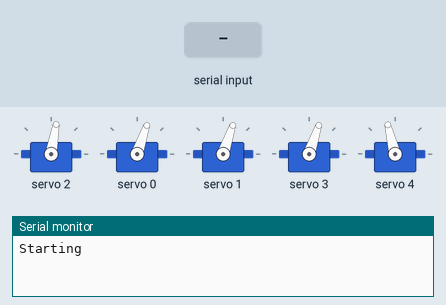
Recording of a sketch running on a simulated Arduino Uno, built with avr-gcc and run on an emulated ATmega328P. Parts: 5 × servo, the last lines printed to the serial monitor. Inputs (shaded band) come from the test bench.

Above: at 1.2 s.
1.3 s: "<1>" received over Serial
At 2.5 s:
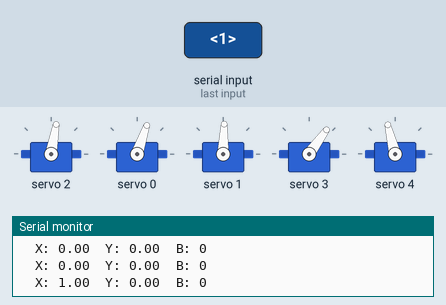
2.8 s: "<2>" received over Serial
At 3.7 s:
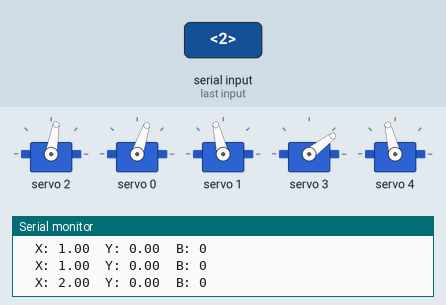
4.3 s: "<3>" received over Serial
At 4.8 s:
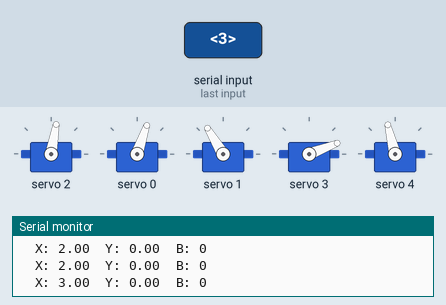
5.8 s: "<4>" received over Serial
At 7.0 s:
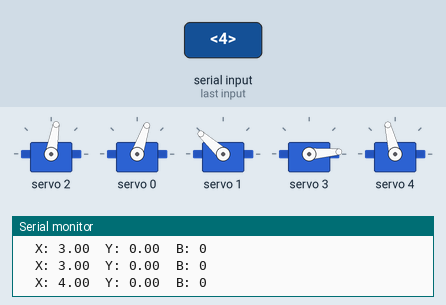
7.3 s: "<90,45,200>" received over Serial
At 8.1 s:
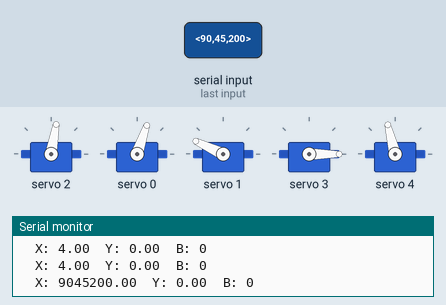
9.0 s: "<{>" received over Serial
At 10.1 s:
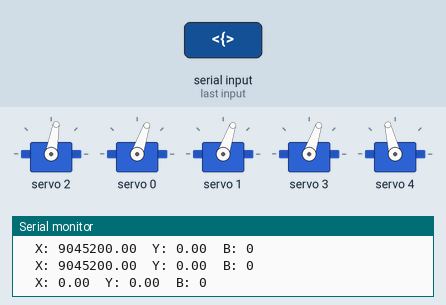
Timing chart, 0 to 11.5 s (numbered marks = the images above; inputs shaded):
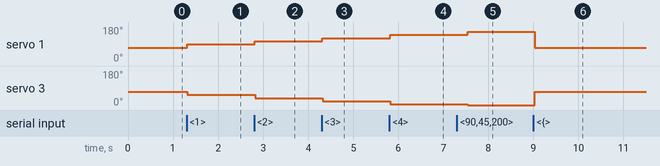

Measured:
- after the input at 1.3 s, servo 1: 71° → 88° at once; servo 3: 71° → 54° at once
- after the input at 2.8 s, servo 1: 88° → 104° at once; servo 3: 54° → 37° at once
- after the input at 4.3 s, servo 1: 104° → 121° at once; servo 3: 37° → 21° at once
- after the input at 5.8 s, servo 1: 121° → 138° at once; servo 3: 21° → 4° at once
- after the input at 7.3 s, servo 1: 138° → 155° after 0.24 s; servo 3: 4° → 0° after 0.24 s
- after the input at 9.0 s, servo 1: 155° → 71° at once; servo 3: 0° → 71° at once

The sketch:

Tentacle.ino
```cpp
#include <Servo.h>
#include <Wire.h>
#include <Adafruit_PWMServoDriver.h>

#define JoyX 0
#define JoyY 1
#define servoMax 550
#define servoMin 125
#define clawMax 547
#define clawMin 100


Adafruit_PWMServoDriver pwm = Adafruit_PWMServoDriver();

int potValues[4];
int servoPos[4];
int lastPosClaw = 60;
int lastPos[4] = {90, 90, 90, 90};
int changeInPos[4] = {0, 0, 0, 0};
bool delayMove[4] = {false, false, false, false};
Servo servo[4];

float x;
float y;
String xVal = "";
String yVal = "";
String bVal = "";
bool getX = false;
bool getY = false;
bool getButton = false;
bool buttonVal = false;


void setup() {
  // put your setup code here, to run once:
//  servo[0].attach(Pin1);
//  servo[1].attach(Pin2);
//  servo[2].attach(Pin3);
//  servo[3].attach(Pin4);
  pwm.begin();
  pwm.setPWMFreq(60);
   yVal.reserve(10);
  xVal.reserve(10);
  Serial.begin(9600);
  Serial.println("Starting");
  servo[0].write(0);

}

void loop() {
  // put your main code here, to run repeatedly:
//  moveServos();
//  printPotValues();
//  Serial.println();
//  Serial.print("JoyX: ");
//  Serial.println(getJoyX());
//  Serial.print("JoyY: ");
//  Serial.println(getJoyY());
  parse();
  int degree = getDegree(x/5.0, y/5.0);
  int magnitude = getMagnitude(x/5.0, y/5.0);

  moveToDirectionDegrees(degreeToRadian(degree), magnitude);

  openClaw(true);

}

void moveServos() {
  getPotValues();
  moveServoPot(0);
  moveServoPot(1);
  moveServoPot(2);
  moveServoPot(3);
}

void moveServoPot(int servoNumber) {
  servo[servoNumber].write(potValues[servoNumber]);
}

void moveServo(int servoNumber, int value) {
//  servo[servoNumber].write(value);
  pwm.setPWM(servoNumber, 0, getPWMVal(value));
}

void getPotValues() {
  potValues[0] = mapPotValues(0);
  potValues[1] = mapPotValues(1);
  potValues[2] = mapPotValues(2);
  potValues[3] = mapPotValues(3);
}

void printPotValues() {
  Serial.print(mapPotValues(0));
  Serial.print("  ");
  Serial.print(mapPotValues(1));
  Serial.print("  ");
  Serial.print(mapPotValues(2));
  Serial.print("  ");
  Serial.println(mapPotValues(3));
}

int mapPotValues(int potNumber) {
  int val = analogRead(potNumber);
  val = map(val, 0, 1023, 0, 180);
  return val;
}

void moveToDirectionDegrees(double direct, int degree) {
  degree = constrain(degree, 0, 100);
  direct = constrain(direct, 0, 360);

  servoPos[0] = (int) (cos(direct) * degree) - 10;
  servoPos[1] = (int) (-sin(direct) * degree) - 10;
  servoPos[2] = (int) (-cos(direct) * degree);
  servoPos[3] = (int) (sin(direct) * degree) - 10;

  for (int i = 0; i < 4; i ++) {
    servoPos[i] += 90;
//    Serial.print("Servo Number: ");
//    Serial.print(i + 1);
//    Serial.print("  position: ");
//    Serial.println(servoPos[i]);
    servoPos[i] = constrain(servoPos[i], 0, 180);
    changeInPos[i] = servoPos[i] - lastPos[i];
    if (changeInPos[i] < 0) {
      delayMove[i] = true;
    }
  }

  for (int i = 0; i < 4; i ++) {
    if(delayMove[i] != true) {
      moveServo(i, servoPos[i]);
    }
  }

//  delay(10);

  for (int i = 0; i < 4; i ++) {
    if(delayMove[i] = true) {
      moveServo(i, servoPos[i]);
    }
  }

  for (int i = 0; i < 4; i ++) {
    lastPos[i] = servoPos[i];
  }
}

double getJoyX() {
  return deadZoneCorrection(convertFloat(analogRead(JoyX)));
}

double getJoyY() {
  return deadZoneCorrection(convertFloat(analogRead(JoyY)));
}

double convertFloat(int num) {
  return (((double) (num))/1021.0) * 2 - 1;
}

double deadZoneCorrection(double num) {
  if (abs(num) <= 0.1) {
    return 0;
  }
  return num;
}

double getDegree(double x, double y) {
  double degree = radiansToDegrees(atan(y/x));
  if (x < 0) {
    if (y > 0) {
      degree = 180 + degree;
    } else {
      degree = degree + 180;
    }
  } else {
    if (y < 0) {
      degree = 360 + degree;
    }
  }
  degree = degree - 90;
  if (degree < 0) {
    degree = 360 + degree;
  }
  if (x == 0 && y == 0) {
    return 0;
  }
  return degree;
}

double radiansToDegrees(double radian) {
  return radian/3.14159 * 180;
}

double degreeToRadian(double degree) {
  return degree/180 * 3.14159;
}

double getMagnitude(double x, double y) {
  double magnitude = sqrt(pow(x, 2) + pow(y, 2));
  if (magnitude > 1) {
    magnitude = 1;
  }
  return magnitude * 90;
}

int getPWMVal(double pos) {
  int range = servoMax - servoMin;
  return pos/180.0 * range + servoMin;
}

void moveClawServo(int pos) {
  int range = clawMax - clawMin;
  pos = pos/180.0 * range + clawMin;
//  Serial.print("Claw Pos: ");
//  Serial.println(pos);
  pwm.setPWM(4, 0, pos);
}

void openClaw(bool button) {
  if (button) {
    if (lastPosClaw != 120) {
      moveClawServo(120);
      lastPosClaw = 120;
    }
  } else {
    if (lastPosClaw != 58) {
      moveClawServo(58);
      lastPosClaw = 58;
    }
  }
}

void parse() {
  if (Serial.available() > 0) {
    char inChar = (char)Serial.read();

    switch (inChar) {
      case '<':
        getX = true;
        break;
      case '>':
        getX = false;
        x = xVal.toInt();
        xVal = "";
        break;
      case '{':
        getY = true;
        y = yVal.toInt();
        yVal = "";
        break;
      case '}':
        getY = false;
        break;
      case '[':
        getButton = true;
        break;
      case ']':
        getButton = false;
        if(bVal.toInt() == 1) {
          buttonVal = true;
        } else {
          buttonVal = false;
        }
        bVal = "";
        break;
      case '1':
      case '2':
      case '3':
      case '4':
      case '5':
      case '6':
      case '7':
      case '8':
      case '9':
      case '0':
      case '-':
        if (getX) {
          xVal += inChar;
        } else if (getY) {
          yVal += inChar;
        } else if(getButton) {
          bVal += inChar;
        }
        break;
    }

//    Serial.print("Xval: ");
//    Serial.print(xVal);
//    Serial.print("  Yval: ");
//    Serial.print(yVal);
    Serial.print("  X: ");
    Serial.print(x);
    Serial.print("  Y: ");
    Serial.print(y);
     Serial.print("  B: ");
    Serial.println(buttonVal);
  }
}
```
